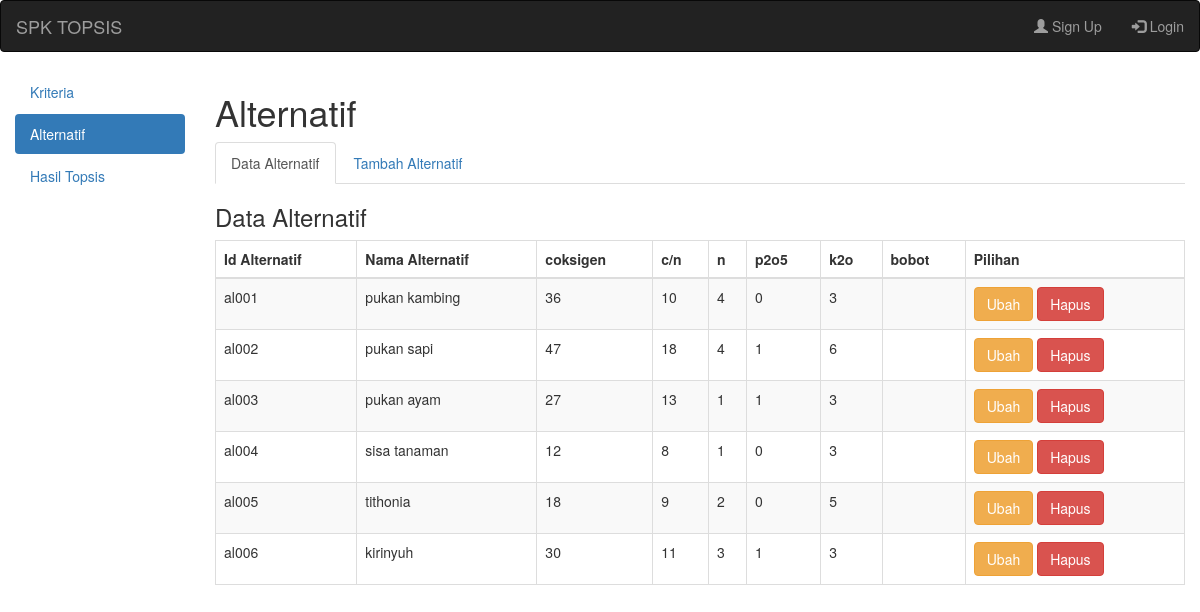
The app's page /?a=alternatif&k=alternatif with its own data.
### tables this page shows
CREATE TABLE IF NOT EXISTS `alternatif` (
  `id_alternatif` varchar(5) NOT NULL,
  `nm_alternatif` varchar(35) NOT NULL,
  `coksigen` int(10) NOT NULL,
  `cn` int(10) NOT NULL,
  `n` int(10) NOT NULL,
  `p2o5` int(10) NOT NULL,
  `k2o` int(10) NOT NULL,
  PRIMARY KEY (`id_alternatif`)
);

### datakalternatif.php (the view, shortened to what this page needs)
<div class="box-header">
    <h3 class="box-title">Data Alternatif</h3>
</div>
<div class="table-responsive">
<table class="table table-bordered table-striped">
<thead>
<tr>
<th>Id Alternatif</th>
<th>Nama Alternatif</th>
<th>coksigen</th>
<th>c/n</th>
<th>n</th>
<th>p2o5</th>
<th>k2o</th>
<th>bobot</th>
<th>Pilihan</th>
</tr>
</thead>
<tbody>
<?php
$s=mysql_query("select * from alternatif order by id_alternatif ASC");
while($d=mysql_fetch_assoc($s)){
?>
<tr>
<td><?php echo $d['id_alternatif']; ?></td>
<td><?php echo $d['nm_alternatif']; ?></td>
<td><?php echo $d['coksigen']; ?></td>
<td><?php echo $d['cn']; ?></td>
<td><?php echo $d['n']; ?></td>
<td><?php echo $d['p2o5']; ?></td>
<td><?php echo $d['k2o']; ?></td>
<td><?php echo $d['bobot']; ?></td>
<td>
<a href="?a=alternatif&k=ubaha&id=<?php echo $d['id_alternatif']; ?>" class="btn btn-warning">Ubah</a>
<a href="hapusalternatif.php?id=<?php echo $d['id_alternatif']; ?>" class="btn btn-danger">Hapus</a>
</td>
</tr>
<?php
}
?>
</tbody>
</table>
</div>

### index.php (shortened to what this page needs)
<!DOCTYPE html>
<html lang="en">
<head>
  <link rel="stylesheet" href="css/bootstrap.min.css">
</head>
<body>
<nav class="navbar navbar-inverse">
  <div class="container-fluid">
    <div class="navbar-header">
      <a class="navbar-brand" href="#">SPK TOPSIS</a>
    </div>
    <ul class="nav navbar-nav navbar-right">
      <li><a href="#"><span class="glyphicon glyphicon-user"></span> Sign Up</a></li>
      <li><a href="#"><span class="glyphicon glyphicon-log-in"></span> Login</a></li>
    </ul>
  </div>
</nav>
 <?php
if(@$_GET['a']=='kriteria'){
	$active1='class="active"';
	$active2='';
	$active3='';
	$active4='';
}else if(@$_GET['a']=='alternatif'){
	$active1='';
	$active2='class="active"';
	$active3='';
}else if(@$_GET['a']=='preferensi'){
	$active1='';
	$active2='class="active"';
	$active3='';
	$active4='';
}else if(@$_GET['a']=='ranking'){
	$active1='';
	$active2='class="active"';
	$active3='';
	$active4='';
}else{
	$active1='';
	$active2='';
	$active3='';
	$active4='';
}
?>
<div class="col-sm-2">
<ul class="nav nav-pills nav-stacked">
  <li <?php echo $active1 ?>><a href="?a=kriteria&k=kriteria" >Kriteria</a></li>
  <li <?php echo $active2 ?>><a href="?a=alternatif&k=alternatif" >Alternatif</a></li>
  <li <?php echo $active3 ?>><a href="?a=hasiltopsis&k=preferensi">Hasil Topsis</a></li>
</ul>
</div>
  <div class="col-sm-10">
 <?php
 if(@$_GET['a']=='kriteria'){
	include ("kriteria.php");
 }else if(@$_GET['a']=='alternatif'){
	include ("alternatif.php");
 }else if(@$_GET['a']=='preferensi'){
   include ("preferensi.php");
 }else if (@$_GET['a']=='ranking'){
   include ("ranking.php");
 }
 ?>
</div>
</body>
</html>

### alternatif.php
<h1>Alternatif</h1>
<ul class="nav nav-tabs">
  <?php
  if($_GET['k']=='alternatif'){
	$act1='class="active"';
	$act2='';
  }else if($_GET['k']=='tambah'){
	$act1='';
	$act2='class="active"';
  }else{
	$act1='';
	$act2='';
  }
  ?>
  <li <?php echo $act1; ?> ><a href="index.php?a=alternatif&k=alternatif">Data Alternatif</a></li>
  <li <?php echo $act2; ?>><a href="index.php?a=alternatif&k=tambah">Tambah Alternatif</a></li>
</ul>
<?php
if(@$_GET['a']=='alternatif' and @$_GET['k']=='alternatif'){
	include ("datakalternatif.php");
 }else if(@$_GET['k']=='tambah'){
	include ("tambahalternatif.php");
 }else if(@$_GET['k']=='ubaha'){
	include ("ubahalternatif.php");
 }
 ?>

### records on screen
alternatif: id_alternatif "al001", nm_alternatif "pukan kambing", coksigen "36", cn "10", n "4", p2o5 "0", k2o "3"
alternatif: id_alternatif "al002", nm_alternatif "pukan sapi", coksigen "47", cn "18", n "4", p2o5 "1", k2o "6"
alternatif: id_alternatif "al003", nm_alternatif "pukan ayam", coksigen "27", cn "13", n "1", p2o5 "1", k2o "3"
alternatif: id_alternatif "al004", nm_alternatif "sisa tanaman", coksigen "12", cn "8", n "1", p2o5 "0", k2o "3"
alternatif: id_alternatif "al005", nm_alternatif "tithonia", coksigen "18", cn "9", n "2", p2o5 "0", k2o "5"
alternatif: id_alternatif "al006", nm_alternatif "kirinyuh", coksigen "30", cn "11", n "3", p2o5 "1", k2o "3"
